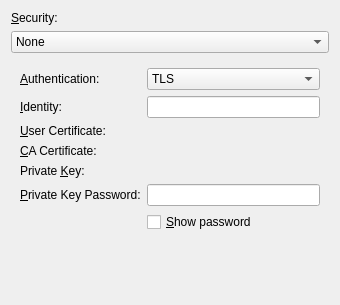
<ui version="4.0" >
 <class>Form</class>
 <widget class="QWidget" name="Form" >
  <property name="geometry" >
   <rect>
    <x>0</x>
    <y>0</y>
    <width>340</width>
    <height>305</height>
   </rect>
  </property>
  <property name="windowTitle" >
   <string>Form</string>
  </property>
  <layout class="QVBoxLayout" name="verticalLayout_5" >
   <item>
    <widget class="QLabel" name="label" >
     <property name="text" >
      <string>&amp;Security:</string>
     </property>
     <property name="buddy" >
      <cstring>kcombobox</cstring>
     </property>
    </widget>
   </item>
   <item>
    <widget class="KComboBox" name="kcombobox" >
     <item>
      <property name="text" >
       <string>None</string>
      </property>
     </item>
     <item>
      <property name="text" >
       <string>WEP 128-bit Passphrase</string>
      </property>
     </item>
     <item>
      <property name="text" >
       <string>WEP 40/128-bit Hexadecimal</string>
      </property>
     </item>
     <item>
      <property name="text" >
       <string>WEP 40/128-bit ASCII</string>
      </property>
     </item>
     <item>
      <property name="text" >
       <string>LEAP</string>
      </property>
     </item>
     <item>
      <property name="text" >
       <string>Dynamic WEP (802.1x)</string>
      </property>
     </item>
     <item>
      <property name="text" >
       <string>WPA  &amp; WPA2 Personal</string>
      </property>
     </item>
     <item>
      <property name="text" >
       <string>WPA  &amp; WPA2 Enterprise</string>
      </property>
     </item>
    </widget>
   </item>
   <item>
    <widget class="QStackedWidget" name="stackedWidget" >
     <property name="currentIndex" >
      <number>1</number>
     </property>
     <widget class="QWidget" name="page" >
      <property name="geometry" >
       <rect>
        <x>0</x>
        <y>0</y>
        <width>332</width>
        <height>241</height>
       </rect>
      </property>
      <layout class="QVBoxLayout" name="verticalLayout" >
       <item>
        <layout class="QGridLayout" name="gridLayout" >
         <item row="0" column="0" >
          <widget class="QLabel" name="label_6" >
           <property name="text" >
            <string>&amp;User Name:</string>
           </property>
           <property name="buddy" >
            <cstring>kcfg_leapusername</cstring>
           </property>
          </widget>
         </item>
         <item row="0" column="1" >
          <widget class="KLineEdit" name="kcfg_leapusername" >
           <property name="toolTip" >
            <string>User name on this network</string>
           </property>
          </widget>
         </item>
         <item row="1" column="0" >
          <widget class="QLabel" name="label_7" >
           <property name="text" >
            <string>&amp;Password:</string>
           </property>
           <property name="buddy" >
            <cstring>kcfg_leappassword</cstring>
           </property>
          </widget>
         </item>
         <item row="1" column="1" >
          <widget class="KLineEdit" name="kcfg_leappassword" >
           <property name="toolTip" >
            <string>Password on this network</string>
           </property>
           <property name="echoMode" >
            <enum>QLineEdit::PasswordEchoOnEdit</enum>
           </property>
          </widget>
         </item>
         <item row="2" column="1" >
          <widget class="QCheckBox" name="btnLeapShowPass" >
           <property name="text" >
            <string>&amp;Show password</string>
           </property>
          </widget>
         </item>
        </layout>
       </item>
       <item>
        <spacer name="verticalSpacer" >
         <property name="orientation" >
          <enum>Qt::Vertical</enum>
         </property>
         <property name="sizeHint" stdset="0" >
          <size>
           <width>20</width>
           <height>133</height>
          </size>
         </property>
        </spacer>
       </item>
      </layout>
     </widget>
     <widget class="QWidget" name="page_3" >
      <property name="geometry" >
       <rect>
        <x>0</x>
        <y>0</y>
        <width>332</width>
        <height>245</height>
       </rect>
      </property>
      <layout class="QVBoxLayout" name="verticalLayout_2" >
       <item>
        <layout class="QGridLayout" name="gridLayout_2" >
         <item row="0" column="0" >
          <widget class="QLabel" name="label_5" >
           <property name="text" >
            <string>&amp;Authentication:</string>
           </property>
           <property name="buddy" >
            <cstring>kcombobox_4</cstring>
           </property>
          </widget>
         </item>
         <item row="0" column="1" >
          <widget class="KComboBox" name="kcombobox_4" >
           <property name="toolTip" >
            <string>Authentication scheme to use</string>
           </property>
           <item>
            <property name="text" >
             <string>TLS</string>
            </property>
           </item>
           <item>
            <property name="text" >
             <string>LEAP</string>
            </property>
           </item>
           <item>
            <property name="text" >
             <string>Tunneled TLS</string>
            </property>
           </item>
           <item>
            <property name="text" >
             <string>Protected EAP (PEAP)</string>
            </property>
           </item>
          </widget>
         </item>
         <item row="1" column="0" >
          <widget class="QLabel" name="label_8" >
           <property name="text" >
            <string>&amp;Identity:</string>
           </property>
           <property name="buddy" >
            <cstring>kcfg_identity</cstring>
           </property>
          </widget>
         </item>
         <item row="1" column="1" >
          <widget class="KLineEdit" name="kcfg_identity" >
           <property name="toolTip" >
            <string>Your identity</string>
           </property>
          </widget>
         </item>
         <item row="2" column="0" >
          <widget class="QLabel" name="label_9" >
           <property name="text" >
            <string>&amp;User Certificate:</string>
           </property>
           <property name="buddy" >
            <cstring>clientcertPath</cstring>
           </property>
          </widget>
         </item>
         <item row="2" column="1" >
          <widget class="KUrlRequester" name="clientcertPath" >
           <property name="toolTip" >
            <string>Your certificate</string>
           </property>
          </widget>
         </item>
         <item row="3" column="0" >
          <widget class="QLabel" name="label_10" >
           <property name="text" >
            <string>&amp;CA Certificate:</string>
           </property>
           <property name="buddy" >
            <cstring>cacertPath</cstring>
           </property>
          </widget>
         </item>
         <item row="3" column="1" >
          <widget class="KUrlRequester" name="cacertPath" >
           <property name="toolTip" >
            <string>Certification Authority Certificate</string>
           </property>
          </widget>
         </item>
         <item row="4" column="0" >
          <widget class="QLabel" name="label_11" >
           <property name="text" >
            <string>Private &amp;Key:</string>
           </property>
           <property name="buddy" >
            <cstring>privatekeyPath</cstring>
           </property>
          </widget>
         </item>
         <item row="4" column="1" >
          <widget class="KUrlRequester" name="privatekeyPath" >
           <property name="toolTip" >
            <string>Private Key File</string>
           </property>
          </widget>
         </item>
         <item row="5" column="0" >
          <widget class="QLabel" name="label_12" >
           <property name="text" >
            <string>&amp;Private Key Password:</string>
           </property>
           <property name="buddy" >
            <cstring>kcfg_password</cstring>
           </property>
          </widget>
         </item>
         <item row="5" column="1" >
          <widget class="KLineEdit" name="kcfg_password" >
           <property name="toolTip" >
            <string>Password to unlock the private key</string>
           </property>
           <property name="text" >
            <string/>
           </property>
           <property name="echoMode" >
            <enum>QLineEdit::PasswordEchoOnEdit</enum>
           </property>
          </widget>
         </item>
         <item row="6" column="1" >
          <widget class="QCheckBox" name="btnLeapShowPass_2" >
           <property name="text" >
            <string>&amp;Show password</string>
           </property>
          </widget>
         </item>
        </layout>
       </item>
       <item>
        <spacer name="verticalSpacer_2" >
         <property name="orientation" >
          <enum>Qt::Vertical</enum>
         </property>
         <property name="sizeHint" stdset="0" >
          <size>
           <width>20</width>
           <height>40</height>
          </size>
         </property>
        </spacer>
       </item>
      </layout>
     </widget>
     <widget class="QWidget" name="page_4" >
      <property name="geometry" >
       <rect>
        <x>0</x>
        <y>0</y>
        <width>332</width>
        <height>245</height>
       </rect>
      </property>
      <layout class="QVBoxLayout" name="verticalLayout_3" >
       <item>
        <layout class="QGridLayout" name="gridLayout_3" >
         <item row="0" column="0" >
          <widget class="QLabel" name="label_13" >
           <property name="text" >
            <string>&amp;Password:</string>
           </property>
           <property name="buddy" >
            <cstring>kcfg_psk</cstring>
           </property>
          </widget>
         </item>
         <item row="0" column="1" >
          <widget class="KLineEdit" name="kcfg_psk" >
           <property name="echoMode" >
            <enum>QLineEdit::PasswordEchoOnEdit</enum>
           </property>
          </widget>
         </item>
         <item row="1" column="1" >
          <widget class="QCheckBox" name="btnWpaShowPassword" >
           <property name="text" >
            <string>&amp;Show password</string>
           </property>
          </widget>
         </item>
        </layout>
       </item>
       <item>
        <spacer name="verticalSpacer_3" >
         <property name="orientation" >
          <enum>Qt::Vertical</enum>
         </property>
         <property name="sizeHint" stdset="0" >
          <size>
           <width>20</width>
           <height>167</height>
          </size>
         </property>
        </spacer>
       </item>
      </layout>
     </widget>
     <widget class="QWidget" name="page_5" >
      <property name="geometry" >
       <rect>
        <x>0</x>
        <y>0</y>
        <width>332</width>
        <height>245</height>
       </rect>
      </property>
     </widget>
     <widget class="QWidget" name="page_2" >
      <property name="geometry" >
       <rect>
        <x>0</x>
        <y>0</y>
        <width>332</width>
        <height>284</height>
       </rect>
      </property>
      <layout class="QVBoxLayout" name="verticalLayout_4" >
       <item>
        <layout class="QGridLayout" name="gridLayout_4" >
         <item row="0" column="0" >
          <widget class="QLabel" name="label_2" >
           <property name="text" >
            <string>&amp;Key:</string>
           </property>
           <property name="buddy" >
            <cstring>klineedit</cstring>
           </property>
          </widget>
         </item>
         <item row="0" column="1" >
          <widget class="KLineEdit" name="klineedit" >
           <property name="echoMode" >
            <enum>QLineEdit::PasswordEchoOnEdit</enum>
           </property>
          </widget>
         </item>
         <item row="1" column="1" >
          <widget class="QCheckBox" name="btnWepShowPass" >
           <property name="text" >
            <string>&amp;Show password</string>
           </property>
          </widget>
         </item>
         <item row="2" column="0" >
          <widget class="QLabel" name="label_3" >
           <property name="text" >
            <string>&amp;WEP Index:</string>
           </property>
           <property name="buddy" >
            <cstring>kcfg_weptxkeyindex</cstring>
           </property>
          </widget>
         </item>
         <item row="2" column="1" >
          <widget class="KComboBox" name="kcfg_weptxkeyindex" >
           <item>
            <property name="text" >
             <string>1 (Default)</string>
            </property>
           </item>
           <item>
            <property name="text" >
             <string>2</string>
            </property>
           </item>
           <item>
            <property name="text" >
             <string>3</string>
            </property>
           </item>
           <item>
            <property name="text" >
             <string>4</string>
            </property>
           </item>
          </widget>
         </item>
         <item row="3" column="0" >
          <widget class="QLabel" name="label_4" >
           <property name="text" >
            <string>&amp;Authentication:</string>
           </property>
           <property name="buddy" >
            <cstring>kcfg_authalg</cstring>
           </property>
          </widget>
         </item>
         <item row="3" column="1" >
          <widget class="KComboBox" name="kcfg_authalg" >
           <item>
            <property name="text" >
             <string>Open System</string>
            </property>
           </item>
           <item>
            <property name="text" >
             <string>Shared Key</string>
            </property>
           </item>
          </widget>
         </item>
        </layout>
       </item>
       <item>
        <spacer name="verticalSpacer_4" >
         <property name="orientation" >
          <enum>Qt::Vertical</enum>
         </property>
         <property name="sizeHint" stdset="0" >
          <size>
           <width>20</width>
           <height>142</height>
          </size>
         </property>
        </spacer>
       </item>
      </layout>
     </widget>
    </widget>
   </item>
  </layout>
 </widget>
 <customwidgets>
  <customwidget>
   <class>KComboBox</class>
   <extends>QComboBox</extends>
   <header>kcombobox.h</header>
  </customwidget>
  <customwidget>
   <class>KLineEdit</class>
   <extends>QLineEdit</extends>
   <header>klineedit.h</header>
  </customwidget>
  <customwidget>
   <class>KUrlRequester</class>
   <extends>QFrame</extends>
   <header>kurlrequester.h</header>
  </customwidget>
 </customwidgets>
 <resources/>
 <connections/>
</ui>
